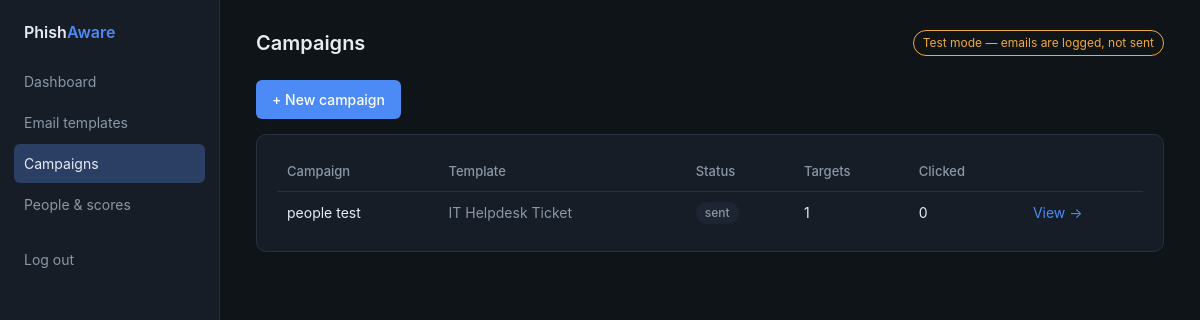
The app's page /campaigns (signed in), older data.
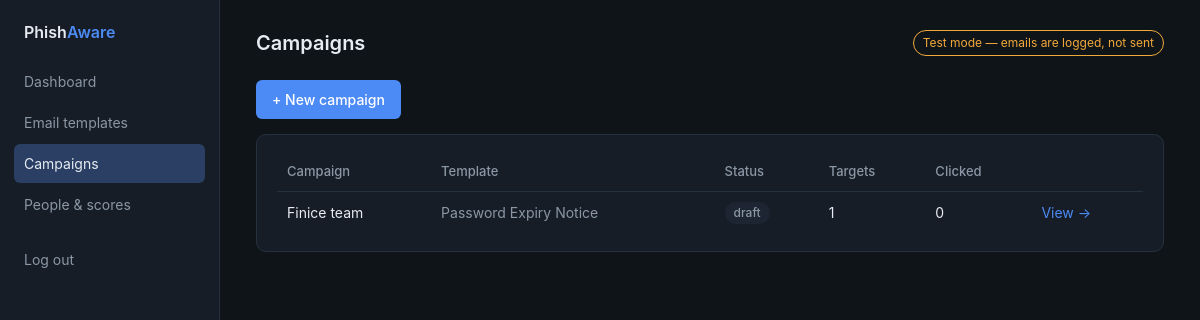
The same page, newer data.
### tables this page shows
CREATE TABLE campaigns (
            id INTEGER PRIMARY KEY AUTOINCREMENT,
            name TEXT NOT NULL,
            template_id INTEGER NOT NULL,
            status TEXT DEFAULT 'draft',
            created_at TEXT DEFAULT (datetime('now')),
            sent_at TEXT,
            FOREIGN KEY (template_id) REFERENCES templates(id)
        );

### app.py (the view)
@app.route("/campaigns")
def list_campaigns():
    db = get_db()
    rows = db.execute(
        """
        SELECT c.id, c.name, c.status, t.name AS template_name,
               COUNT(tg.id) AS target_count,
               SUM(CASE WHEN tg.clicked_at IS NOT NULL THEN 1 ELSE 0 END) AS clicked
        FROM campaigns c
        JOIN templates t ON t.id = c.template_id
        LEFT JOIN targets tg ON tg.campaign_id = c.id
        GROUP BY c.id ORDER BY c.id DESC
        """
    ).fetchall()
    return render_template("campaigns_list.html", title="Campaigns", active="campaigns", campaigns=rows)

### app.py (called while the page is built)
@app.before_request
def require_login():
    if request.endpoint in PUBLIC_ENDPOINTS or request.endpoint is None:
        return None
    if not session.get("admin"):
        return redirect(url_for("login"))
    return None

@app.context_processor
def inject_globals():
    return {"test_mode": config.TEST_MODE, "smtp_host": config.SMTP_HOST or "-"}

### database.py (called while the page is built)
def get_db():
    if "db" not in g:
        g.db = sqlite3.connect(config.DB_PATH)
        g.db.row_factory = sqlite3.Row
        g.db.execute("PRAGMA foreign_keys = ON")
    return g.db

### templates/campaigns_list.html
{% extends "base.html" %}
{% block content %}
<p><a href="{{ url_for('new_campaign') }}" class="btn">+ New campaign</a></p>
<div class="card">
  <table>
    <tr><th>Campaign</th><th>Template</th><th>Status</th><th>Targets</th><th>Clicked</th><th></th></tr>
    {% for c in campaigns %}
    <tr>
      <td>{{ c.name }}</td>
      <td class="muted">{{ c.template_name }}</td>
      <td><span class="pill status">{{ c.status }}</span></td>
      <td>{{ c.target_count }}</td>
      <td>{{ c.clicked }}</td>
      <td><a href="{{ url_for('view_campaign', campaign_id=c.id) }}">View →</a></td>
    </tr>
    {% endfor %}
  </table>
</div>
{% endblock %}

Row changes from the older to the newer data that the page shows:
removed campaigns: name "people test", template_name "IT Helpdesk Ticket", status "sent", target_count "1", clicked "0"
added campaigns: name "Finice team", template_name "Password Expiry Notice", status "draft", target_count "1", clicked "0"
